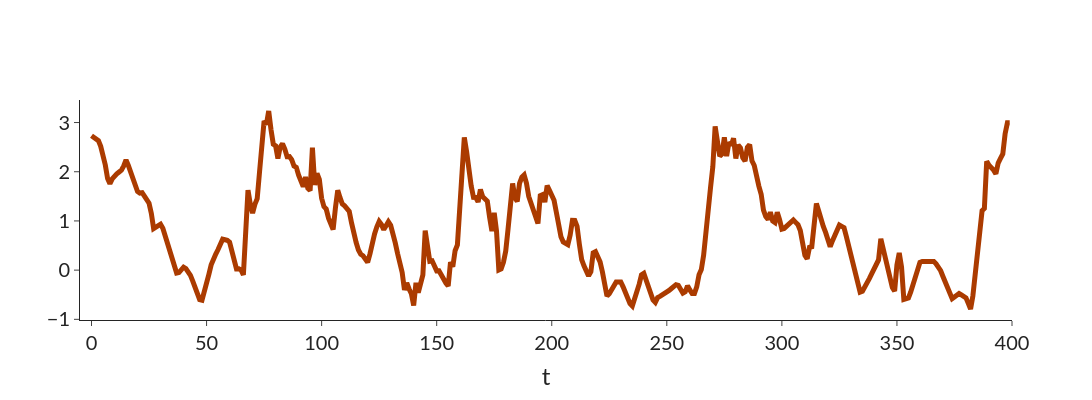

Source (notebook cell):
### Code cell
MAX = 400

fig = go.Figure()

fig.add_trace(go.Scatter(x = torch.arange(0, co2_norm.shape[0])[0:MAX], y = 0.8 + co2_norm[0:MAX],
                    mode = 'lines',
                    name = 'd (C02 Vostok)',
                    line_color = "#AB3B00",
                    line = dict(width = 5)))

fig.update_layout(title = '',
                   xaxis_title = 't',
                   yaxis_title = '')

fig.update_layout(template = "simple_white")
fig.update_layout(font_family = "Lato", font_size = 20)
fig.update_layout(xaxis_range=[- 5, MAX])
fig.update_layout(legend = dict(x = 1.0, y = 1.01, bgcolor = "rgba(0,0,0,0)"))

fig.update_layout(autosize = False, width = 1600, height = 400)

fig.show()

### Figure 1 — Plotly figure (JSON) as saved in the notebook; plotly's stock layout.template omitted (floating-point values rounded to 4 significant figures; data arrays with more than 128 entries replaced by an {"elided": "..."} marker saying what was removed)
{"data": [{"line": {"color": "#AB3B00", "width": 5}, "mode": "lines", "name": "d (C02 Vostok)", "type": "scatter", "x": {"elided": "400 int values"}, "y": {"elided": "400 float values"}}], "layout": {"autosize": false, "font": {"family": "Lato", "size": 20}, "height": 400, "legend": {"bgcolor": "rgba(0,0,0,0)", "x": 1, "y": 1.01}, "title": {"text": ""}, "width": 1600, "xaxis": {"range": [-5, 400], "title": {"text": "t"}}, "yaxis": {"title": {"text": ""}}}}
